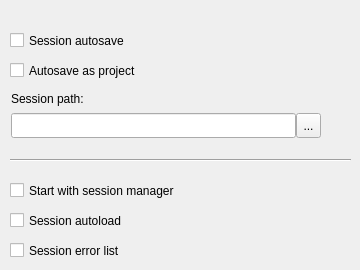
   <widget class="QWidget" name="Pref_page_2">
    <widget class="QCheckBox" name="Pref_checkBox_SessAutoLoad">
     <property name="geometry">
      <rect>
       <x>10</x>
       <y>210</y>
       <width>321</width>
       <height>21</height>
      </rect>
     </property>
     <property name="accessibleName">
      <string/>
     </property>
     <property name="text">
      <string>Session autoload</string>
     </property>
    </widget>
    <widget class="QCheckBox" name="Pref_checkBox_StartSessionMan">
     <property name="geometry">
      <rect>
       <x>10</x>
       <y>180</y>
       <width>321</width>
       <height>21</height>
      </rect>
     </property>
     <property name="accessibleName">
      <string/>
     </property>
     <property name="text">
      <string>Start with session manager</string>
     </property>
    </widget>
    <widget class="QCheckBox" name="Pref_checkBox_SessError">
     <property name="geometry">
      <rect>
       <x>10</x>
       <y>240</y>
       <width>321</width>
       <height>21</height>
      </rect>
     </property>
     <property name="accessibleName">
      <string/>
     </property>
     <property name="text">
      <string>Session error list</string>
     </property>
    </widget>
    <widget class="QCheckBox" name="Pref_checkBox_SessAutoSave">
     <property name="geometry">
      <rect>
       <x>10</x>
       <y>30</y>
       <width>321</width>
       <height>21</height>
      </rect>
     </property>
     <property name="accessibleName">
      <string/>
     </property>
     <property name="text">
      <string>Session autosave</string>
     </property>
    </widget>
    <widget class="QCheckBox" name="Pref_checkBox_autoSaveAsProj">
     <property name="geometry">
      <rect>
       <x>10</x>
       <y>60</y>
       <width>321</width>
       <height>21</height>
      </rect>
     </property>
     <property name="accessibleName">
      <string/>
     </property>
     <property name="text">
      <string>Autosave as project</string>
     </property>
    </widget>
    <widget class="Line" name="Pref_line1_page_2">
     <property name="geometry">
      <rect>
       <x>10</x>
       <y>152</y>
       <width>341</width>
       <height>16</height>
      </rect>
     </property>
     <property name="minimumSize">
      <size>
       <width>341</width>
       <height>0</height>
      </size>
     </property>
     <property name="maximumSize">
      <size>
       <width>341</width>
       <height>16777215</height>
      </size>
     </property>
     <property name="orientation">
      <enum>Qt::Horizontal</enum>
     </property>
    </widget>
    <widget class="QWidget" name="layoutWidget">
     <property name="geometry">
      <rect>
       <x>11</x>
       <y>90</y>
       <width>310</width>
       <height>48</height>
      </rect>
     </property>
     <layout class="QVBoxLayout" name="Pref_verticalLayout_SessPath">
      <item>
       <widget class="QLabel" name="Pref_label_sessionDir">
        <property name="text">
         <string>Session path:</string>
        </property>
       </widget>
      </item>
      <item>
       <layout class="QHBoxLayout" name="Pref_HBoxLayout_SessStandardpath">
        <property name="spacing">
         <number>0</number>
        </property>
        <item>
         <widget class="QLineEdit" name="Pref_lineEdit_sessionDir">
          <property name="minimumSize">
           <size>
            <width>281</width>
            <height>25</height>
           </size>
          </property>
          <property name="maximumSize">
           <size>
            <width>342</width>
            <height>25</height>
           </size>
          </property>
         </widget>
        </item>
        <item>
         <widget class="QToolButton" name="Pref_pushButton_sessionDir">
          <property name="minimumSize">
           <size>
            <width>25</width>
            <height>25</height>
           </size>
          </property>
          <property name="maximumSize">
           <size>
            <width>25</width>
            <height>25</height>
           </size>
          </property>
          <property name="text">
           <string>...</string>
          </property>
         </widget>
        </item>
       </layout>
      </item>
     </layout>
    </widget>
   </widget>
